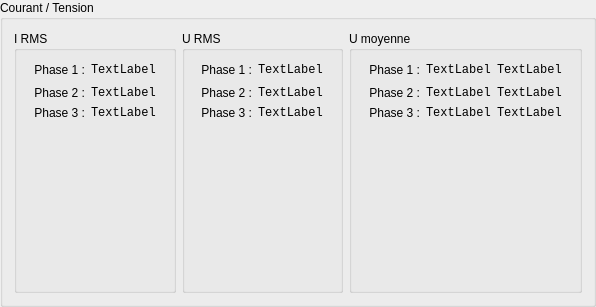
<?xml version="1.0" encoding="UTF-8"?>
<ui version="4.0">
 <class>GBCourantTension</class>
 <widget class="QGroupBox" name="GBCourantTension">
  <property name="geometry">
   <rect>
    <x>0</x>
    <y>0</y>
    <width>596</width>
    <height>307</height>
   </rect>
  </property>
  <property name="windowTitle">
   <string>GroupBox</string>
  </property>
  <property name="title">
   <string>Courant / Tension</string>
  </property>
  <layout class="QHBoxLayout" name="horizontalLayout">
   <item>
    <widget class="QGroupBox" name="gbIRMS">
     <property name="title">
      <string>I RMS</string>
     </property>
     <layout class="QGridLayout" name="gridLayout_3">
      <item row="1" column="0">
       <spacer name="horizontalSpacer_8">
        <property name="orientation">
         <enum>Qt::Horizontal</enum>
        </property>
        <property name="sizeHint" stdset="0">
         <size>
          <width>40</width>
          <height>20</height>
         </size>
        </property>
       </spacer>
      </item>
      <item row="3" column="2">
       <widget class="QLabel" name="IRMS3Value">
        <property name="font">
         <font>
          <family>Monospace</family>
         </font>
        </property>
        <property name="text">
         <string>TextLabel</string>
        </property>
       </widget>
      </item>
      <item row="1" column="2">
       <widget class="QLabel" name="IRMS1Value">
        <property name="font">
         <font>
          <family>Monospace</family>
         </font>
        </property>
        <property name="text">
         <string>TextLabel</string>
        </property>
       </widget>
      </item>
      <item row="4" column="1">
       <spacer name="verticalSpacer_3">
        <property name="orientation">
         <enum>Qt::Vertical</enum>
        </property>
        <property name="sizeHint" stdset="0">
         <size>
          <width>20</width>
          <height>40</height>
         </size>
        </property>
       </spacer>
      </item>
      <item row="1" column="1">
       <widget class="QLabel" name="IRMS1Label">
        <property name="text">
         <string>Phase 1 :</string>
        </property>
        <property name="alignment">
         <set>Qt::AlignRight|Qt::AlignTrailing|Qt::AlignVCenter</set>
        </property>
       </widget>
      </item>
      <item row="2" column="2">
       <widget class="QLabel" name="IRMS2Value">
        <property name="font">
         <font>
          <family>Monospace</family>
         </font>
        </property>
        <property name="text">
         <string>TextLabel</string>
        </property>
       </widget>
      </item>
      <item row="1" column="3">
       <spacer name="horizontalSpacer_9">
        <property name="orientation">
         <enum>Qt::Horizontal</enum>
        </property>
        <property name="sizeHint" stdset="0">
         <size>
          <width>40</width>
          <height>20</height>
         </size>
        </property>
       </spacer>
      </item>
      <item row="3" column="1">
       <widget class="QLabel" name="IRMS3Label">
        <property name="text">
         <string>Phase 3 :</string>
        </property>
        <property name="alignment">
         <set>Qt::AlignRight|Qt::AlignTrailing|Qt::AlignVCenter</set>
        </property>
       </widget>
      </item>
      <item row="2" column="1">
       <widget class="QLabel" name="IRMS2Label">
        <property name="text">
         <string>Phase 2 :</string>
        </property>
        <property name="alignment">
         <set>Qt::AlignRight|Qt::AlignTrailing|Qt::AlignVCenter</set>
        </property>
       </widget>
      </item>
     </layout>
    </widget>
   </item>
   <item>
    <widget class="QGroupBox" name="gbURMS">
     <property name="title">
      <string>U RMS</string>
     </property>
     <layout class="QGridLayout" name="gridLayout_2">
      <item row="1" column="0">
       <spacer name="horizontalSpacer_6">
        <property name="orientation">
         <enum>Qt::Horizontal</enum>
        </property>
        <property name="sizeHint" stdset="0">
         <size>
          <width>40</width>
          <height>20</height>
         </size>
        </property>
       </spacer>
      </item>
      <item row="3" column="2">
       <widget class="QLabel" name="URMS3Value">
        <property name="font">
         <font>
          <family>Monospace</family>
         </font>
        </property>
        <property name="text">
         <string>TextLabel</string>
        </property>
       </widget>
      </item>
      <item row="1" column="2">
       <widget class="QLabel" name="URMS1Value">
        <property name="font">
         <font>
          <family>Monospace</family>
         </font>
        </property>
        <property name="text">
         <string>TextLabel</string>
        </property>
       </widget>
      </item>
      <item row="4" column="1">
       <spacer name="verticalSpacer_2">
        <property name="orientation">
         <enum>Qt::Vertical</enum>
        </property>
        <property name="sizeHint" stdset="0">
         <size>
          <width>20</width>
          <height>40</height>
         </size>
        </property>
       </spacer>
      </item>
      <item row="1" column="1">
       <widget class="QLabel" name="URMS1Label">
        <property name="text">
         <string>Phase 1 :</string>
        </property>
        <property name="alignment">
         <set>Qt::AlignRight|Qt::AlignTrailing|Qt::AlignVCenter</set>
        </property>
       </widget>
      </item>
      <item row="2" column="2">
       <widget class="QLabel" name="URMS2Value">
        <property name="font">
         <font>
          <family>Monospace</family>
         </font>
        </property>
        <property name="text">
         <string>TextLabel</string>
        </property>
       </widget>
      </item>
      <item row="1" column="3">
       <spacer name="horizontalSpacer_7">
        <property name="orientation">
         <enum>Qt::Horizontal</enum>
        </property>
        <property name="sizeHint" stdset="0">
         <size>
          <width>40</width>
          <height>20</height>
         </size>
        </property>
       </spacer>
      </item>
      <item row="3" column="1">
       <widget class="QLabel" name="URMS3Label">
        <property name="text">
         <string>Phase 3 :</string>
        </property>
        <property name="alignment">
         <set>Qt::AlignRight|Qt::AlignTrailing|Qt::AlignVCenter</set>
        </property>
       </widget>
      </item>
      <item row="2" column="1">
       <widget class="QLabel" name="URMS2Label">
        <property name="text">
         <string>Phase 2 :</string>
        </property>
        <property name="alignment">
         <set>Qt::AlignRight|Qt::AlignTrailing|Qt::AlignVCenter</set>
        </property>
       </widget>
      </item>
     </layout>
    </widget>
   </item>
   <item>
    <widget class="QGroupBox" name="gbUMOY">
     <property name="title">
      <string>U moyenne</string>
     </property>
     <layout class="QGridLayout" name="gridLayout">
      <item row="4" column="1">
       <spacer name="verticalSpacer">
        <property name="orientation">
         <enum>Qt::Vertical</enum>
        </property>
        <property name="sizeHint" stdset="0">
         <size>
          <width>20</width>
          <height>40</height>
         </size>
        </property>
       </spacer>
      </item>
      <item row="3" column="1">
       <widget class="QLabel" name="UMOY3Label">
        <property name="text">
         <string>Phase 3 :</string>
        </property>
        <property name="alignment">
         <set>Qt::AlignRight|Qt::AlignTrailing|Qt::AlignVCenter</set>
        </property>
       </widget>
      </item>
      <item row="2" column="1">
       <widget class="QLabel" name="UMOY2Label">
        <property name="text">
         <string>Phase 2 :</string>
        </property>
        <property name="alignment">
         <set>Qt::AlignRight|Qt::AlignTrailing|Qt::AlignVCenter</set>
        </property>
       </widget>
      </item>
      <item row="3" column="2">
       <widget class="QLabel" name="UMOY3Value">
        <property name="font">
         <font>
          <family>Monospace</family>
         </font>
        </property>
        <property name="text">
         <string>TextLabel</string>
        </property>
       </widget>
      </item>
      <item row="1" column="3">
       <widget class="QLabel" name="UMOY1Timestamp">
        <property name="font">
         <font>
          <family>Monospace</family>
         </font>
        </property>
        <property name="text">
         <string>TextLabel</string>
        </property>
       </widget>
      </item>
      <item row="1" column="2">
       <widget class="QLabel" name="UMOY1Value">
        <property name="font">
         <font>
          <family>Monospace</family>
         </font>
        </property>
        <property name="text">
         <string>TextLabel</string>
        </property>
       </widget>
      </item>
      <item row="2" column="2">
       <widget class="QLabel" name="UMOY2Value">
        <property name="font">
         <font>
          <family>Monospace</family>
         </font>
        </property>
        <property name="text">
         <string>TextLabel</string>
        </property>
       </widget>
      </item>
      <item row="1" column="1">
       <widget class="QLabel" name="UMOY1Label">
        <property name="text">
         <string>Phase 1 :</string>
        </property>
        <property name="alignment">
         <set>Qt::AlignRight|Qt::AlignTrailing|Qt::AlignVCenter</set>
        </property>
       </widget>
      </item>
      <item row="3" column="3">
       <widget class="QLabel" name="UMOY3Timestamp">
        <property name="font">
         <font>
          <family>Monospace</family>
         </font>
        </property>
        <property name="text">
         <string>TextLabel</string>
        </property>
       </widget>
      </item>
      <item row="2" column="3">
       <widget class="QLabel" name="UMOY2Timestamp">
        <property name="font">
         <font>
          <family>Monospace</family>
         </font>
        </property>
        <property name="text">
         <string>TextLabel</string>
        </property>
       </widget>
      </item>
      <item row="1" column="0">
       <spacer name="horizontalSpacer_5">
        <property name="orientation">
         <enum>Qt::Horizontal</enum>
        </property>
        <property name="sizeHint" stdset="0">
         <size>
          <width>40</width>
          <height>20</height>
         </size>
        </property>
       </spacer>
      </item>
      <item row="1" column="4">
       <spacer name="horizontalSpacer_4">
        <property name="orientation">
         <enum>Qt::Horizontal</enum>
        </property>
        <property name="sizeHint" stdset="0">
         <size>
          <width>40</width>
          <height>20</height>
         </size>
        </property>
       </spacer>
      </item>
     </layout>
    </widget>
   </item>
  </layout>
 </widget>
 <resources/>
 <connections/>
</ui>
